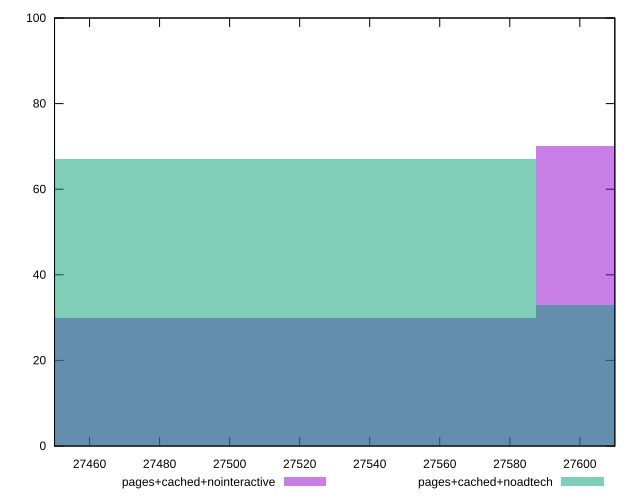

This chart was generated by the following gnuplot code:
reset

$pagesCachedNointeractive <<EOF
27500.541597820597 30
27674.595658566297 70
EOF

$pagesCachedNoadtech <<EOF
27674.595658566297 33
27500.541597820597 67
EOF

set key outside below
set boxwidth 174.05406074569999
set xrange [27450:27610]
set yrange [0:100]
set trange [0:100]
set style fill transparent solid 0.5 noborder
set terminal svg size 640, 500 enhanced background rgb 'white'
set output "report_00008_2021-01-22T20:58:29.167/uses-webp-images/comparison/histogram/3_vs_4.svg"

plot $pagesCachedNointeractive title "pages+cached+nointeractive" with boxes, \
     $pagesCachedNoadtech title "pages+cached+noadtech" with boxes

reset
